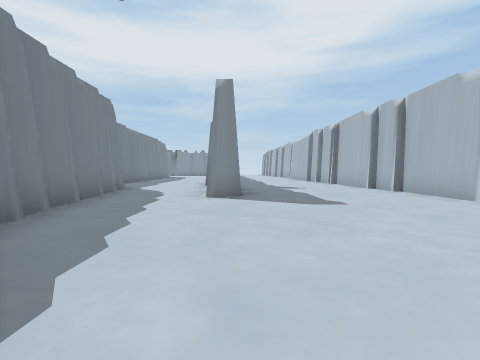
[1] (above)

13 first-person views from a walk through a Unity game level. The camera is 1.2 m above the floor, tilts 2° down and sees 80° across. The floor is counted in squares, 2 m on a side. Each view is taken from the middle of a square. On the plan, view 1 faces up. The plan holds only what a view shows up to about 9 squares ahead; the rest is blank. The place goes on beyond the plan. The player character is not drawn.

[2]
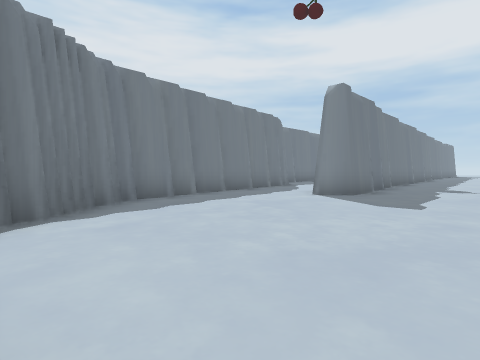

[3]
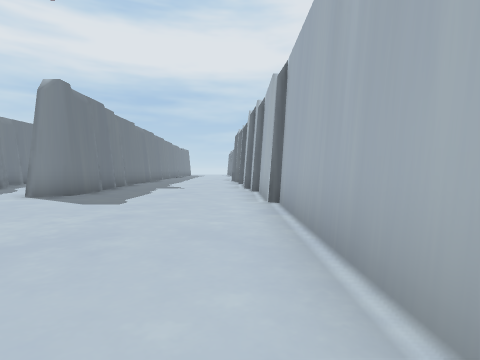

[4]
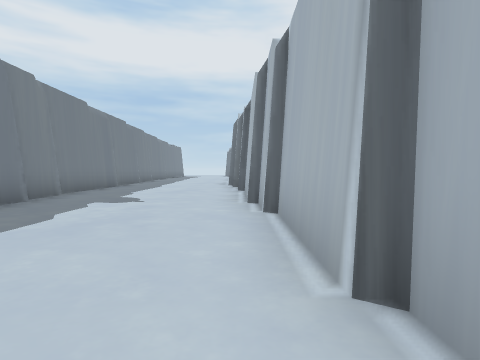

[5]
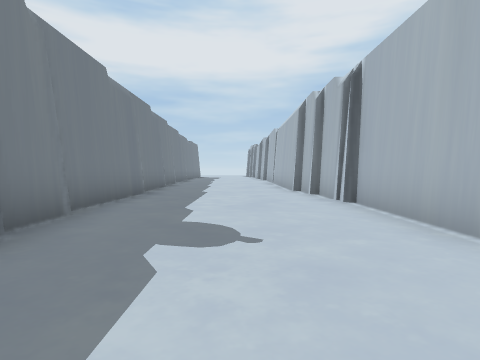

[6]
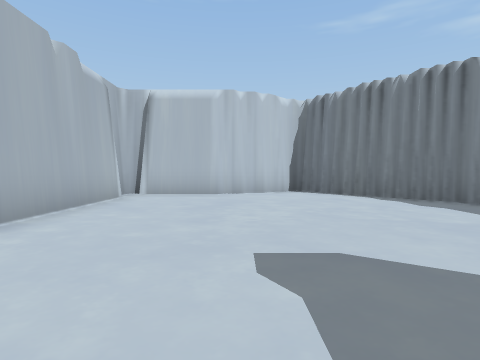

[7]
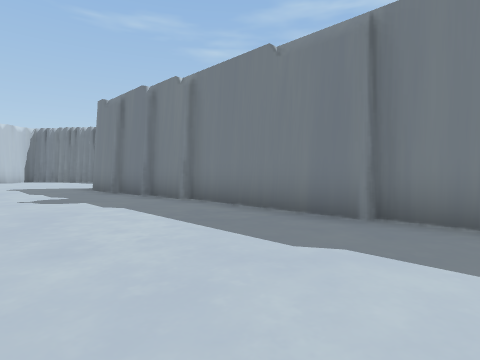

[8]
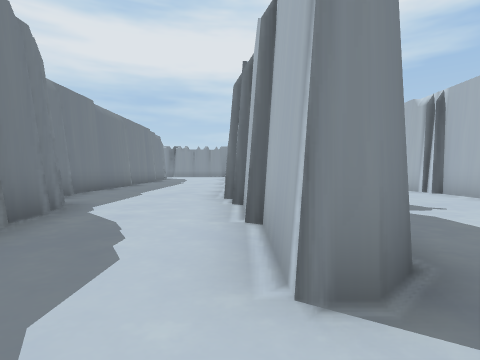

[9]
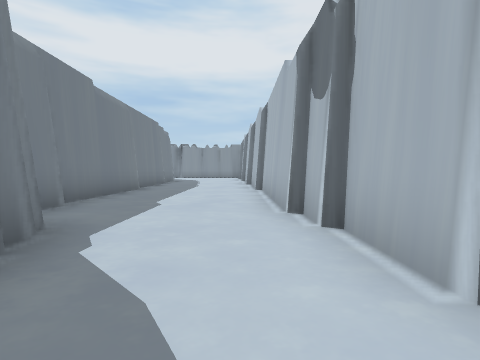

[10]
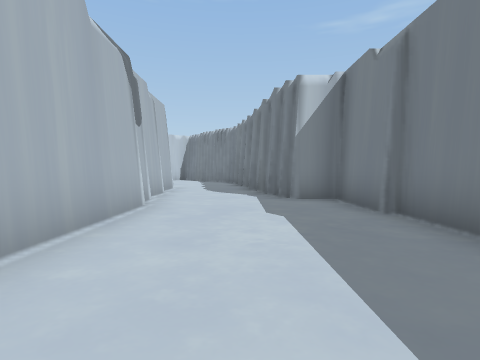

[11]
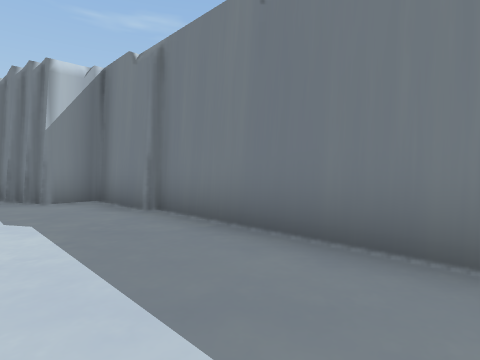

[12]
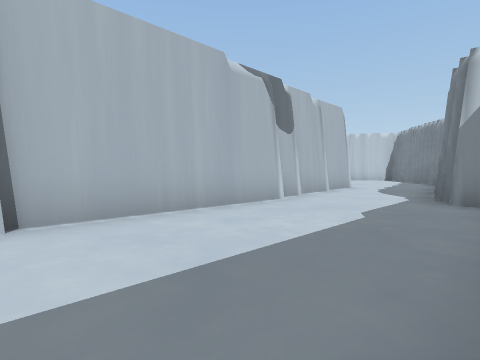

[13]
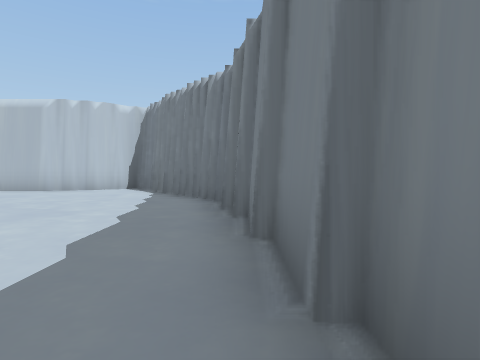

### Floor plan
Points are (right, up) in squares from view 1. A wall is a line through its corners. A room is listed if a view was taken in it or the views show most of it. See-through windows are left out.
Room 1 (views 1, 2, 3, 4, 5, 6, 7, 8)
walls: (0, 8.2) (0, 6.7) (-0.4, 6.3) (-0.7, 6.3); (4.4, 8) (4.4, 9.4); (4.2, 9.2) (4.2, 12.5); (4.6, 5.2) (4.6, 8.1); (-0.2, 9.6) (-0.2, 8.1); (-0.4, 10.7) (-0.3, 9.3); (-0.4, 11) (-0.4, 9.5); (-3.1, 5.6) (-3.1, 4.2); (-2.9, 4.4) (-2.9, 3.6); (4, 12.4) (4, 14.2); (-2.7, 3.6) (-2.7, 2.5); (4.8, 1.5) (4.6, 2.5); (-2.5, 2.6) (-2.5, 2.1); (4, 13.2) (3.8, 14.6); (-2.2, 2) (-2.2, 1.5); (-1.2, 0.9) (-1.2, 0.4); (4.8, 0.4) (4.8, 5.5); (2.5, -0.2) (4.5, -0.2); (3.8, 14.1) (3.8, 15.4); (-0.6, 0.1) (-0.6, -0.5); (1.9, -0.4) (2.4, -0.4); (5, -0.4) (5, 0.1); (-0.6, 14.8) (-0.6, 10.9); (3.6, 15.2) (3.6, 16); (0.5, -1.5) (1.4, -0.6) (1.9, -0.6); (-0.8, 16) (-0.8, 14.6)
ways out: opening at (-1.5, 6.5) to room 2
Room 2 (views 9, 10, 11, 12, 13)
walls: (-1.3, 11) (-1.3, 15.8); (-5.1, 12) (-5.1, 10) (-4.1, 10) (-4.1, 9.5); (-3.9, 9.6) (-3.9, 8.9); (-1.1, 10) (-1.1, 11.1); (-3.7, 9.1) (-3.7, 8); (-3.7, 8.9) (-3.3, 6.2); (-0.9, 8.7) (-1.1, 10.5); (-3.5, 8.1) (-3.5, 6.8); (-0.9, 8.2) (-0.9, 10.1); (-5.3, 16) (-5.3, 11.9); (-3.3, 6.9) (-3.3, 5.4); (-0.7, 6.3) (-0.7, 8.4)
ways out: opening at (-1.5, 6.5) to room 1

Where each view was taken, in squares from view 1:
view 1: 0 up, 0 right, facing up
view 2: 0 up, 3 right, facing up-left
view 3: 0 up, 4 right, facing up
view 4: 4 up, 4 right, facing up
view 5: 7 up, 2 right, facing up
view 6: 7 up, 2 right, facing down
view 7: 16 up, 3 right, facing down-left
view 8: 5 up, 1 left, facing up
view 9: 7 up, 2 left, facing up
view 10: 16 up, 3 left, facing down
view 11: 16 up, 3 left, facing down-left
view 12: 16 up, 5 left, facing down-right
view 13: 8 up, 3 left, facing down
